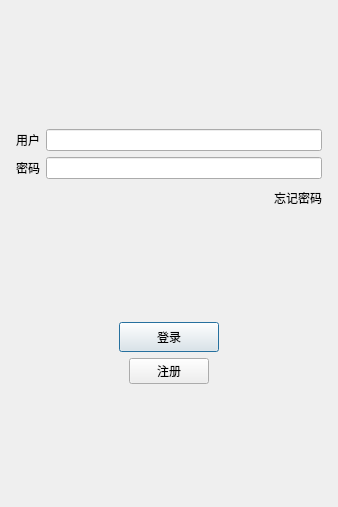
<?xml version="1.0" encoding="UTF-8"?>
<ui version="4.0">
 <class>LoginDialog</class>
 <widget class="QDialog" name="LoginDialog">
  <property name="geometry">
   <rect>
    <x>0</x>
    <y>0</y>
    <width>338</width>
    <height>507</height>
   </rect>
  </property>
  <property name="windowTitle">
   <string>Dialog</string>
  </property>
  <layout class="QVBoxLayout" name="verticalLayout_2">
   <item>
    <layout class="QVBoxLayout" name="verticalLayout">
     <property name="leftMargin">
      <number>5</number>
     </property>
     <property name="topMargin">
      <number>5</number>
     </property>
     <property name="rightMargin">
      <number>5</number>
     </property>
     <property name="bottomMargin">
      <number>5</number>
     </property>
     <item>
      <widget class="QWidget" name="widget" native="true">
       <layout class="QGridLayout" name="gridLayout">
        <item row="0" column="0">
         <widget class="QLabel" name="label">
          <property name="text">
           <string/>
          </property>
          <property name="pixmap">
           <pixmap resource="res.qrc">:/res/ice.png</pixmap>
          </property>
          <property name="alignment">
           <set>Qt::AlignmentFlag::AlignCenter</set>
          </property>
         </widget>
        </item>
        <item row="1" column="0">
         <spacer name="verticalSpacer">
          <property name="orientation">
           <enum>Qt::Orientation::Vertical</enum>
          </property>
          <property name="sizeHint" stdset="0">
           <size>
            <width>20</width>
            <height>40</height>
           </size>
          </property>
         </spacer>
        </item>
       </layout>
      </widget>
     </item>
     <item>
      <layout class="QHBoxLayout" name="horizontalLayout">
       <item>
        <widget class="QLabel" name="user_label">
         <property name="text">
          <string>用户</string>
         </property>
        </widget>
       </item>
       <item>
        <widget class="QLineEdit" name="lineEdit"/>
       </item>
      </layout>
     </item>
     <item>
      <layout class="QHBoxLayout" name="horizontalLayout_2">
       <item>
        <widget class="QLabel" name="pass_label">
         <property name="text">
          <string>密码</string>
         </property>
        </widget>
       </item>
       <item>
        <widget class="QLineEdit" name="pass_edit"/>
       </item>
      </layout>
     </item>
     <item>
      <layout class="QHBoxLayout" name="horizontalLayout_3">
       <item>
        <spacer name="horizontalSpacer">
         <property name="orientation">
          <enum>Qt::Orientation::Horizontal</enum>
         </property>
         <property name="sizeHint" stdset="0">
          <size>
           <width>40</width>
           <height>20</height>
          </size>
         </property>
        </spacer>
       </item>
       <item>
        <widget class="QLabel" name="forget_label">
         <property name="minimumSize">
          <size>
           <width>0</width>
           <height>25</height>
          </size>
         </property>
         <property name="maximumSize">
          <size>
           <width>16777215</width>
           <height>25</height>
          </size>
         </property>
         <property name="text">
          <string>忘记密码</string>
         </property>
        </widget>
       </item>
      </layout>
     </item>
     <item>
      <spacer name="verticalSpacer_2">
       <property name="orientation">
        <enum>Qt::Orientation::Vertical</enum>
       </property>
       <property name="sizeHint" stdset="0">
        <size>
         <width>20</width>
         <height>40</height>
        </size>
       </property>
      </spacer>
     </item>
     <item>
      <layout class="QHBoxLayout" name="horizontalLayout_4">
       <item>
        <spacer name="horizontalSpacer_2">
         <property name="orientation">
          <enum>Qt::Orientation::Horizontal</enum>
         </property>
         <property name="sizeHint" stdset="0">
          <size>
           <width>40</width>
           <height>20</height>
          </size>
         </property>
        </spacer>
       </item>
       <item>
        <widget class="QPushButton" name="login_btn">
         <property name="minimumSize">
          <size>
           <width>100</width>
           <height>30</height>
          </size>
         </property>
         <property name="maximumSize">
          <size>
           <width>100</width>
           <height>30</height>
          </size>
         </property>
         <property name="text">
          <string>登录</string>
         </property>
        </widget>
       </item>
       <item>
        <spacer name="horizontalSpacer_3">
         <property name="orientation">
          <enum>Qt::Orientation::Horizontal</enum>
         </property>
         <property name="sizeHint" stdset="0">
          <size>
           <width>40</width>
           <height>20</height>
          </size>
         </property>
        </spacer>
       </item>
      </layout>
     </item>
     <item>
      <layout class="QHBoxLayout" name="horizontalLayout_5">
       <item>
        <spacer name="horizontalSpacer_4">
         <property name="orientation">
          <enum>Qt::Orientation::Horizontal</enum>
         </property>
         <property name="sizeHint" stdset="0">
          <size>
           <width>40</width>
           <height>20</height>
          </size>
         </property>
        </spacer>
       </item>
       <item>
        <widget class="QPushButton" name="reg_btn">
         <property name="text">
          <string>注册</string>
         </property>
        </widget>
       </item>
       <item>
        <spacer name="horizontalSpacer_5">
         <property name="orientation">
          <enum>Qt::Orientation::Horizontal</enum>
         </property>
         <property name="sizeHint" stdset="0">
          <size>
           <width>40</width>
           <height>20</height>
          </size>
         </property>
        </spacer>
       </item>
      </layout>
     </item>
     <item>
      <spacer name="verticalSpacer_3">
       <property name="orientation">
        <enum>Qt::Orientation::Vertical</enum>
       </property>
       <property name="sizeHint" stdset="0">
        <size>
         <width>20</width>
         <height>40</height>
        </size>
       </property>
      </spacer>
     </item>
    </layout>
   </item>
  </layout>
 </widget>
 <resources>
  <include location="res.qrc"/>
 </resources>
 <connections/>
</ui>
